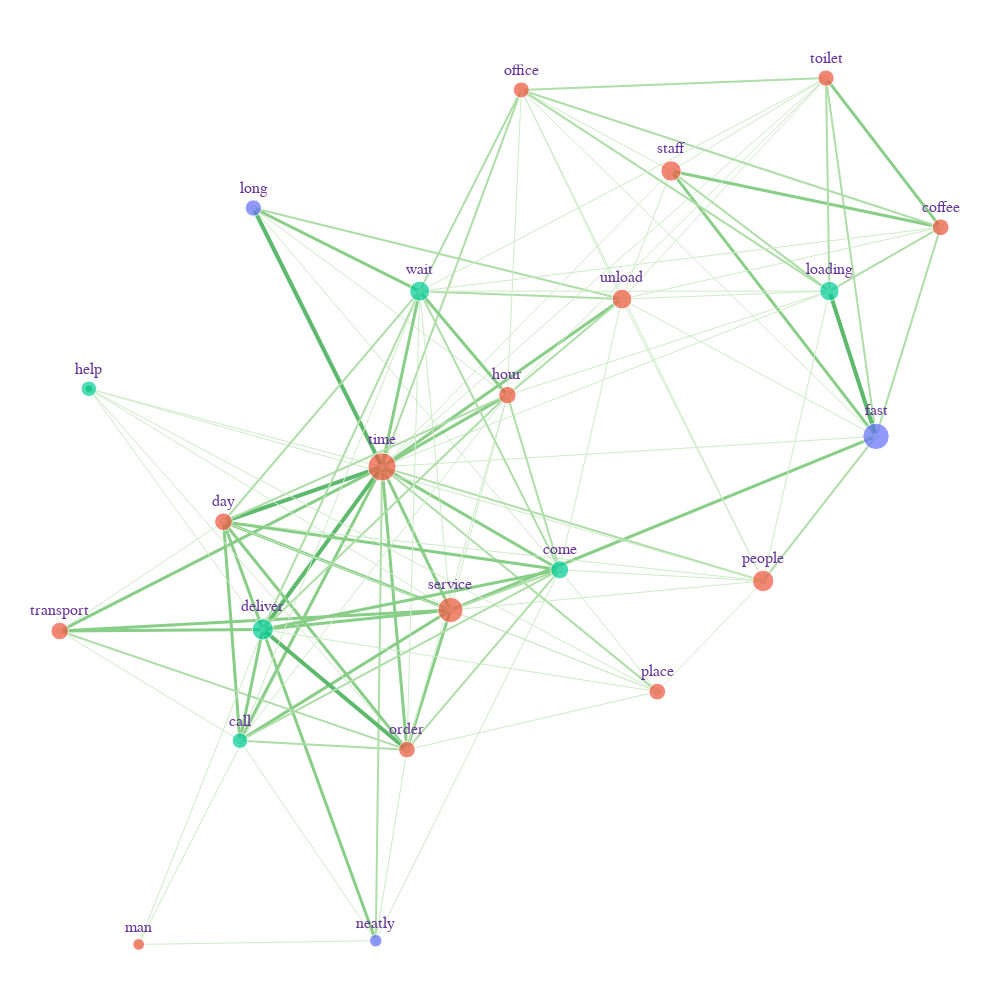

The notebook cell saved with this chart:
### Code cell
edge_x = []
edge_y = []
weight=[]
for edge in G.edges():
    x0, y0 = pos[edge[0]]
    x1, y1 = pos[edge[1]]
#     print(G.get_edge_data(edge[0],edge[1])['weight'])
    weight.append(G.get_edge_data(edge[0],edge[1])['weight'])
    edge_x.append(x0)
    edge_x.append(x1)
    edge_x.append(None)
    edge_y.append(y0)
    edge_y.append(y1)
    edge_y.append(None)
    
# edge_trace = go.Scatter(
#     x=edge_x, y=edge_y,
#     line=dict(width=0.5, color='#888'),
#     hoverinfo='none',
#     mode='lines')

# s_w=np.round(sigmoid(np.asarray(weight)),1).tolist()
# s_w=np.round(np.log(weight))
weight = np.asarray(weight)

fig,ax = plt.subplots(figsize = (15,5))
sns.ecdfplot(weight,ax = ax)
############################################
thr_wei = []
for line in ax.get_lines():
        
    for y_special in [ 0.5, 0.7, 0.8, 0.9, 0.95, 0.98, 0.99]:#0.5, 0.7,
        x, y = line.get_data()
        ind = np.argwhere(y >= y_special)[0, 0]  # first index where y is larger than y_special
        # x[ind] is the desired x-value
        ax.text(x[ind], y_special, f' {x[ind]:.0f}', ha='left', va='top') # maybe color=line.get_color()
        ax.axhline(y_special, linestyle='--', color='#cfcfcf', lw=2, alpha=0.75)
        thr_wei.append(x[ind])


weight_df = pd.DataFrame(np.digitize(weight, thr_wei), columns = ['weight'])
weight_df['color'] = ''
color_list_rgb_list = get_rgb_color_list('Greens',len(thr_wei)+1)
for i in np.arange(len(thr_wei)+1):
#     weight_df['weight'].loc[weight_df['weight']==i] = j
#     print(i)
    weight_df['color'].loc[weight_df['weight']==i] = 'rgb'+str(color_list_rgb_list[i])
# weight_df['weight'] = weight_df['weight']

    
############################################

s_w = weight_df['weight'].values#/100
#color_list = get_rgb_color_list('BuGn',len(weight))

middle_node_trace = go.Scatter(
    x=list(),
    y=list(),
    text=list(),
    mode='markers',
    hoverinfo='text',
    marker=dict(
        opacity=0
    ),
    hoverlabel= dict(bgcolor= '#FFFFFF')
)

edge_trace=list()
n=0
m=3
for i in np.arange(len(weight)):
    edge_trace.append(go.Scatter(x = edge_x[n:m], 
                               y = edge_y[n:m],
                               hoverinfo='none',
                               hovertext =' ',
                               line=dict(
                            color=weight_df['color'].iloc[i],#'rgb(200,200,'+str(2*int(s_w[i]))+')',
                            width=s_w[i])
                            #width=int(weight[i]))#int(s_w[i]))
                            ))
    middle_node_trace['x']+=((edge_x[n]+edge_x[n+1])/2,0)
    middle_node_trace['y']+=((edge_y[n]+edge_y[n+1])/2,0)
    middle_node_trace['text']+=(str(int(weight[i])),0)#+' visits',0)
    n=m
    m=m+3

node_x = []
node_y = []
for node in G.nodes():
    x, y = pos[node]
    node_x.append(x)
    node_y.append(y)
    
size_points=pd.DataFrame([node_x,node_y,np.diag(ad_mat)]).T
size_points.columns=['x','y','#']
size_points['lexicon']= lexicon
size_points = size_points.merge(most_freq_df[['word','tag']], left_on='lexicon', right_on='word')
size_points.drop('word',axis = 1,inplace = True)

for t in np.arange(len(np.unique(size_points['tag']))):
    edge_trace.append(px.scatter(size_points,
                                     x='x',y='y',
                                     size="#",
                                     text='lexicon',
                                     color = 'tag',
        #                              color_discrete_map=color_discrete_map,
                                     hover_data= {
                                    "x": False,   
                                    "y": False,
                                    "#": True,
                                    "lexicon": False,
                                    "tag": False,
                                    }
                                ).update_traces(mode='markers+text').data[t])

edge_trace.append(middle_node_trace)   



fig=go.Figure(data=edge_trace)
fig.update_layout(width=1000,height=1000,
                  xaxis=dict(showgrid=False, zeroline=False, showticklabels=False),
                  yaxis=dict(showgrid=False, zeroline=False, showticklabels=False)) 
fig.update_layout(showlegend=False,
        paper_bgcolor='rgb(255,255,255)',
        plot_bgcolor='rgb(255,255,255)',
        font=dict(
        #family="Courier New, monospace",
        size=16,
        color="RebeccaPurple"
    ))
fig.for_each_trace(lambda t: t.update(textposition='top center'))
fig.update_layout(font_family="Calibri",width=1000,height=1000)

fig.update_layout(
    margin=dict(l=0, r=0, t=20, b=0))
fig.show()

# plot(fig,config=dict(
#                     displayModeBar=False
#                 ))
